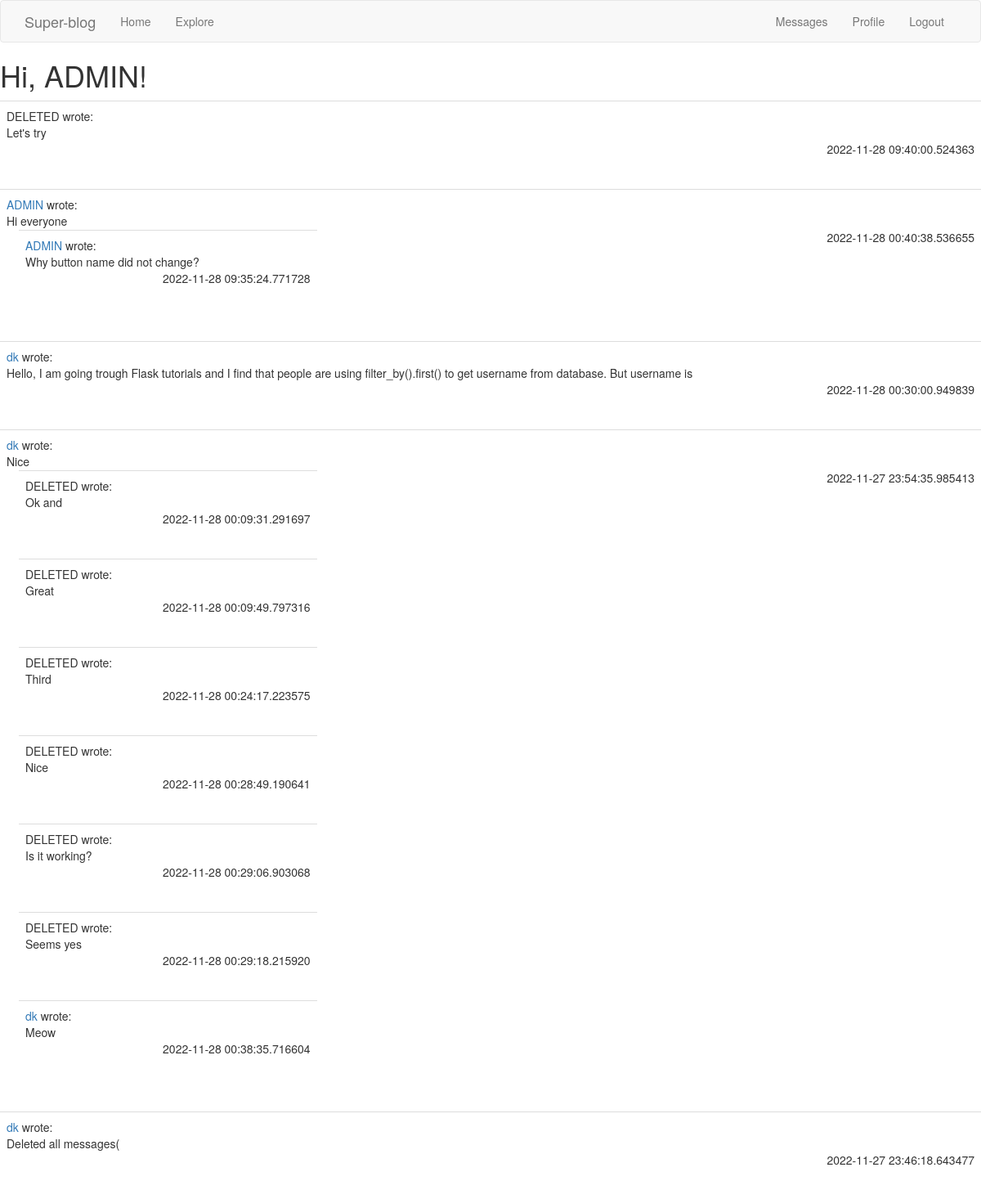
The page /explore (signed in) on the database its author committed.
### app/models.py (models this page shows, shortened)
class User(UserMixin, db.Model):
    id = db.Column(db.Integer, primary_key=True)
    username = db.Column(db.String(64), index=True, unique=True)
    email = db.Column(db.String(120), index=True, unique=True)
    password_hash = db.Column(db.String(128))
    posts = db.relationship('Post', backref='author', lazy='dynamic')
    comments = db.relationship('Comment', backref='author', lazy='dynamic')
    bio = db.Column(db.String(140))
    last_seen = db.Column(db.DateTime, default=datetime.now)
    followed = db.relationship(
        'User', secondary=followers,
        primaryjoin=(followers.c.follower_id == id),
        secondaryjoin=(followers.c.followed_id == id),
        backref=db.backref('followers', lazy='dynamic'), lazy='dynamic')
    messages_sent = db.relationship('Message',
                                    foreign_keys='Message.sender_id',
                                    backref='author', lazy='dynamic')
    messages_received = db.relationship('Message',
                                        foreign_keys='Message.recipient_id',
                                        backref='recipient', lazy='dynamic')
    last_message_read_time = db.Column(db.DateTime)
    def new_messages(self):
        last_read_time = self.last_message_read_time or datetime(1970, 1, 1)
        return Message.query.filter_by(recipient=self).filter(
            Message.timestamp > last_read_time).count()

class Post(db.Model):
    id = db.Column(db.Integer, primary_key=True)
    body = db.Column(db.String(300))
    timestamp = db.Column(db.DateTime, index=True, default=datetime.now)
    user_id = db.Column(db.Integer, db.ForeignKey('user.id'))
    replies = db.relationship('Comment',
                              foreign_keys='Comment.parent_id',
                              backref='root', lazy='dynamic')

class Comment(db.Model):
    id = db.Column(db.Integer, primary_key=True)
    body = db.Column(db.String(300))
    timestamp = db.Column(db.DateTime, index=True, default=datetime.now)
    user_id = db.Column(db.Integer, db.ForeignKey('user.id'))
    parent_id = db.Column(db.Integer, db.ForeignKey('post.id'))

### app/routes.py (the view)
@app.route('/explore')
@login_required
def explore():
    posts = Post.query.order_by(Post.timestamp.desc()).all()
    return render_template('index.html', title='Explore', posts=posts)

### app/models.py (called while the page is built)
@login.user_loader
def load_user(id):
    return User.query.get(int(id))

### app/routes.py (called while the page is built)
@app.before_request
def before_request():
    if current_user.is_authenticated:
        current_user.last_seen = datetime.utcnow()
        db.session.commit()

### app/templates/index.html (shortened to what this page needs)
{% extends "base.html" %}
{% import 'bootstrap/wtf.html' as wtf %}
{% block content %}
    <h1>Hi, {{ current_user.username }}!</h1>
    {% for post in posts %}
        {% include '_post.html' %}
    {% endfor %}
{% endblock %}

### app/templates/_post.html (shortened to what this page needs)
{% import 'bootstrap/wtf.html' as wtf %}
<table class="table table-hover">
  <tr>
    <div class="col-md-4">
      <td>
          {% if post.author.username %}
          <a href="{{ url_for('user', username=post.author.username) }}">
              {{ post.author.username }}
          </a>
          {% else %}
          DELETED
          {% endif %}
          wrote:
          <br>
          {{ post.body }}
          <br>
          <div class="col-md-4">
            {% block content %}
              {% for comment in post.replies %}
                  {% include '_comment.html' %}
              {% endfor %}
            {% endblock %}
          </div>
          <p align="right">{{ post.timestamp }}</p>
      </td>
    </div>
  </tr>
</table>

### app/templates/_comment.html
{% import 'bootstrap/wtf.html' as wtf %}
<table class="table table-hover">
  <tr>
    <div class="col-md-4">
      <td>
        {% if comment.author.username %}
        <a href="{{ url_for('user', username=comment.author.username) }}">
          {{ comment.author.username }}
        </a>
        {% else %}
        DELETED
        {% endif %}
          wrote:
          <br>
          {{ comment.body }}
          <br>
          <p align="right">{{ comment.timestamp }}</p>
      </td>
    </div>
  </tr>
</table>

### rows shown on the page
User: username "ADMIN"
Post: shows "DELETED", body "Let's try", timestamp "2022-11-28 09:40:00.524363"
Post: author.username "ADMIN", body "Hi everyone", timestamp "2022-11-28 00:40:38.536655"
Comment: author.username "ADMIN", body "Why button name did not change?", timestamp "2022-11-28 09:35:24.771728"
Post: author.username "dk", body "Hello, I am going trough Flask tutorials and I find that people are using filter_by().first() to get username from database. But username is", timestamp "2022-11-28 00:30:00.949839"
Post: author.username "dk", body "Nice", timestamp "2022-11-27 23:54:35.985413"
Comment: shows "DELETED", body "Ok and", timestamp "2022-11-28 00:09:31.291697"
Comment: shows "DELETED", body "Great", timestamp "2022-11-28 00:09:49.797316"
Comment: shows "DELETED", body "Third", timestamp "2022-11-28 00:24:17.223575"
Comment: shows "DELETED", body "Nice", timestamp "2022-11-28 00:28:49.190641"
Comment: shows "DELETED", body "Is it working?", timestamp "2022-11-28 00:29:06.903068"
Comment: shows "DELETED", body "Seems yes", timestamp "2022-11-28 00:29:18.215920"
Comment: author.username "dk", body "Meow", timestamp "2022-11-28 00:38:35.716604"
Post: author.username "dk", body "Deleted all messages(", timestamp "2022-11-27 23:46:18.643477"
